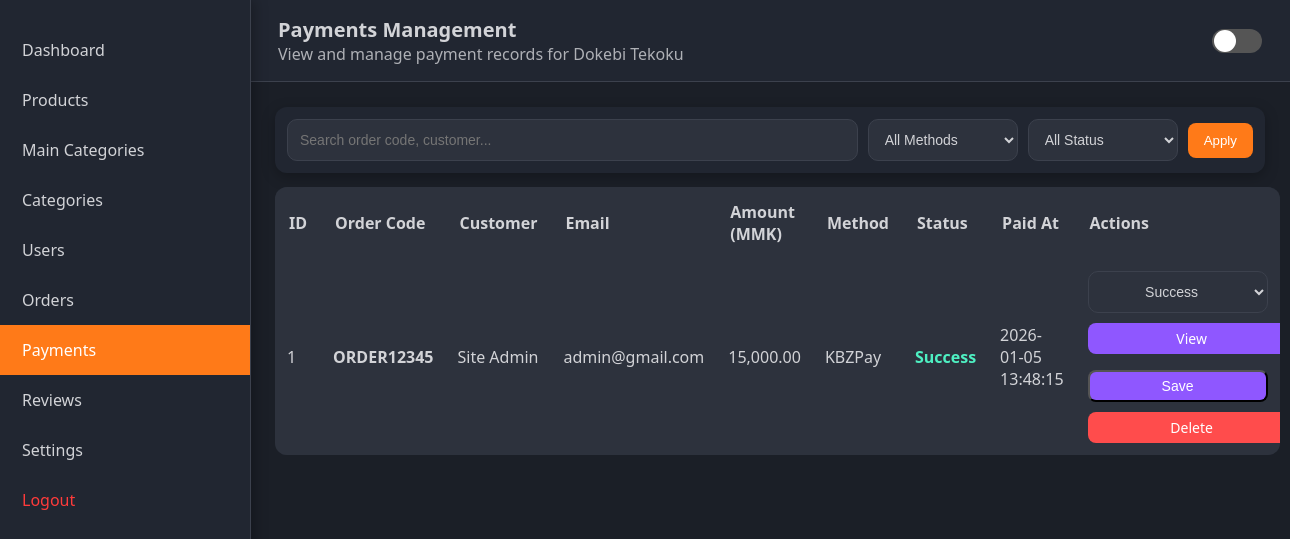
Screenshot of /admin/payments_manage.php (signed in) with the database file from the repository.
### tables this page shows
CREATE TABLE payments (
  id INT(10) UNSIGNED NOT NULL AUTO_INCREMENT,
  order_id INT(10) UNSIGNED NOT NULL,
  amount DECIMAL(10,2) NOT NULL,
  method VARCHAR(50) DEFAULT NULL,
  status ENUM('pending','success','failed') DEFAULT 'pending',
  transaction_ref VARCHAR(100) DEFAULT NULL,
  paid_at DATETIME DEFAULT NULL,
  PRIMARY KEY (id),
  FOREIGN KEY (order_id) REFERENCES orders(id) ON DELETE CASCADE
);

CREATE TABLE orders (
  id INT(10) UNSIGNED NOT NULL AUTO_INCREMENT,
  user_id INT(10) UNSIGNED NOT NULL,
  order_code VARCHAR(50) NOT NULL UNIQUE,
  total_amount DECIMAL(10,2) NOT NULL,
  payment_method VARCHAR(50) DEFAULT 'KBZPay',
  payment_status ENUM('pending','paid','failed','refunded') DEFAULT 'pending',
  order_status ENUM('pending','processing','completed','cancelled','refunded') DEFAULT 'pending',
  created_at TIMESTAMP DEFAULT current_timestamp(),
  PRIMARY KEY (id),
  FOREIGN KEY (user_id) REFERENCES users(id)
);

CREATE TABLE users (
  id              INT(10) UNSIGNED NOT NULL AUTO_INCREMENT,
  name            VARCHAR(100) NOT NULL,
  username        VARCHAR(50) NOT NULL UNIQUE,
  email           VARCHAR(150) NOT NULL UNIQUE,
  password        VARCHAR(255) NOT NULL,
  role            ENUM('user','admin') NOT NULL DEFAULT 'user',
  phone           VARCHAR(30) DEFAULT NULL,
  address         TEXT DEFAULT NULL,
  profile_image   VARCHAR(255) DEFAULT 'default_user.png',
  status          ENUM('active','blocked') DEFAULT 'active',
  created_at      TIMESTAMP NOT NULL DEFAULT current_timestamp(),
  updated_at      TIMESTAMP NOT NULL DEFAULT current_timestamp() ON UPDATE current_timestamp(),
  PRIMARY KEY (id)
);

### admin/payments_manage.php (the view, shortened to what this page needs)
<?php
require_once "../db/connection.php";
$search = trim($_GET['q'] ?? '');
$page    = max(1, (int)($_GET['page'] ?? 1));
$perPage = 10;
$offset  = ($page - 1) * $perPage;
$where  = [];
$whereSql = $where ? ('WHERE ' . implode(' AND ', $where)) : '';
$sql = "
    SELECT
        p.*,
        o.order_code,
        o.user_id,
        u.name  AS customer_name,
        u.email AS customer_email
    FROM payments p
    LEFT JOIN orders o ON p.order_id = o.id
    LEFT JOIN users  u ON o.user_id = u.id
    $whereSql
    ORDER BY p.id DESC
    LIMIT :limit OFFSET :offset
";
$stmt = $conn->prepare($sql);
$stmt->bindValue(':limit', $perPage, PDO::PARAM_INT);
$stmt->bindValue(':offset', $offset, PDO::PARAM_INT);
$stmt->execute();
$payments = $stmt->fetchAll(PDO::FETCH_ASSOC);
$pageTitle    = "Payments Management";
$pageSubtitle = "View and manage payment records for Dokebi Tekoku";
?>
<!DOCTYPE html>
<html>
<head>
    <link rel="stylesheet" href="../assets/css/admin.css">
</head>
<body>
<div class="sidebar">
    <a href="dashboard.php">Dashboard</a>
    <a href="products_manage.php">Products</a>
    <a href="main_categories_management.php">Main Categories</a>
    <a href="categories_management.php">Categories</a>
    <a href="users_manage.php">Users</a>
    <a href="orders_manage.php">Orders</a>
    <a href="payments_manage.php" class="active-link">Payments</a>
    <a href="reviews_manage.php">Reviews</a>
    <a href="settings.php">Settings</a>
    <a href="../auth/logout.php" style="color:#ff3b3b;">Logout</a>
</div>
<div class="topbar">
    <div>
        <strong style="font-size:20px;"><?= $pageTitle ?></strong>
        <p style="margin:0; opacity:0.8;"><?= $pageSubtitle ?></p>
    </div>
    <div class="switch-container">
        <div class="switch-toggle" onclick="toggleMode()"></div>
    </div>
</div>
<div class="content">
<form method="get" class="filter-bar">
    <input class="filter-input" type="search" name="q" value="<?= htmlspecialchars($search) ?>" placeholder="Search order code, customer...">
    <select class="filter-select" name="method">
        <option value="">All Methods</option>
    </select>
    <select class="filter-select" name="status">
        <option value="">All Status</option>
    </select>
    <button class="btn-orange" type="submit">Apply</button>
</form>
    <table>
        <tr>
            <th>ID</th>
            <th>Order Code</th>
            <th>Customer</th>
            <th>Email</th>
            <th>Amount (MMK)</th>
            <th>Method</th>
            <th>Status</th>
            <th>Paid At</th>
            <th>Actions</th>
        </tr>
        <?php foreach ($payments as $p): ?>
        <?php
            $status = $p["status"];
            $color  = ($status == "success") ? "#4ef0c2" :
                      (($status == "pending") ? "#ffbe42" :
                      (($status == "failed") ? "#ff4c4c" : "#888"));
        ?>
        <tr>
            <td><?= $p["id"] ?></td>
            <td><strong><?= htmlspecialchars($p["order_code"]) ?></strong></td>
            <td><?= htmlspecialchars($p["customer_name"]) ?></td>
            <td><?= htmlspecialchars($p["customer_email"]) ?></td>
            <td><?= number_format($p["amount"], 2) ?></td>
            <td><?= htmlspecialchars($p["method"]) ?></td>
            <td>
                <span style="color:<?= $color ?>;font-weight:600;">
                    <?= ucfirst($status) ?>
                </span>
            </td>
            <td>
                <?= $p["paid_at"] ? htmlspecialchars($p["paid_at"]) : "-" ?>
            </td>
            <td>
                <form method="post" class="payment-actions">
                    <div class="pay-col">
                        <select name="status" class="filter-select select-compact">
                            <option value="success" <?= $status==='success'?'selected':''; ?>>Success</option>
                        </select>
                        <a href="order_view.php?id=<?= $p['order_id'] ?>"
                           class="action-btn btn-edit">
                            View
                        </a>
                    </div>
                    <div class="pay-col">
                        <button class="action-btn btn-edit" type="submit" name="update_payment">Save</button>
                        <a href="?delete=<?= $p['id'] ?>"
                           class="action-btn btn-delete"
                           onclick="return confirm('Delete this payment record?');">
                            Delete
                        </a>
                    </div>
                </form>
            </td>
        </tr>
        <?php endforeach; ?>
    </table>
</div>
</body>
</html>

### assets/css/admin.css (style rules this page uses)
:root { --bg: #1b1f27; --panel: #212631; --panel-2: #2d323d; --text: #d2d3d7; --border: #3c414d; --accent-orange: #ff7a18; --accent-purple: #8f57ff; --accent-mint: #4ef0c2; --light-bg: #ece7ff; --light-panel: #ffffff; --light-panel-2: #f2f1ff; --light-text: #2c2f38; --light-border: #c6c0e8; --transition: 0.35s; }
body { background: var(--bg); color: var(--text); font-family: "Segoe UI", Arial, sans-serif; margin: 0; transition: background var(--transition), color var(--transition); }
.sidebar { width: 250px; height: 100vh; background: var(--panel); position: fixed; top: 0; left: 0; border-right: 1px solid var(--border); box-shadow: 4px 0 12px rgba(0,0,0,0.25); padding-top: 25px; transition: background var(--transition), color var(--transition); }
.sidebar a { display: block; padding: 14px 22px; text-decoration: none; color: var(--text); font-size: 16px; transition: 0.25s; }
.sidebar a.active-link { background: var(--accent-orange); color: #fff !important; }
.topbar { margin-left: 250px; background: var(--panel); color: var(--text); padding: 16px 28px; border-bottom: 1px solid var(--border); display: flex; justify-content: space-between; align-items: center; transition: background var(--transition), color var(--transition); }
.content { margin-left: 250px; padding: 25px; }
.btn-orange { display: inline-block; padding: 10px 16px; background: var(--accent-orange); color: #fff; border-radius: 8px; text-decoration: none; cursor: pointer; transition: 0.25s; border: none; }
table { width: 100%; border-collapse: collapse; background: var(--panel); border-radius: 12px; overflow: hidden; }
th { background: var(--panel-2); padding: 14px; text-align: left; color: var(--text); }
td { padding: 12px; color: var(--text); }
tr:nth-child(even) { background: var(--panel-2); }
.switch-container { display: flex; align-items: center; gap: 0; }
.switch-toggle { width: 50px; height: 24px; background: #555; border-radius: 50px; position: relative; cursor: pointer; transition: background var(--transition); }
.switch-toggle::after { content: ""; width: 22px; height: 22px; background: #fff; border-radius: 50%; position: absolute; top: 1px; left: 2px; transition: transform var(--transition); }
.action-btn { padding: 6px 14px; border-radius: 8px; text-decoration: none; font-size: 14px; font-weight: 500; transition: 0.25s; display: inline-block; }
.btn-edit { background: var(--accent-purple); color: #fff; }
.btn-delete { background: #ff4c4c; color: white; }
.filter-bar { display: flex; gap: 10px; align-items: center; flex-wrap: wrap; padding: 12px; margin-bottom: 14px; background: var(--panel); border-radius: 12px; box-shadow: 0 4px 14px rgba(0,0,0,0.25); }
.filter-input, .filter-select { min-height: 42px; border: 1px solid var(--border); border-radius: 10px; background: var(--panel-2); color: var(--text); padding: 0 12px; font-size: 14px; }
.filter-input { flex: 1; min-width: 220px; height: 42px; }
.filter-select { min-width: 150px; }
.select-compact { min-width: 120px; height: 38px; }
.payment-actions { display: flex; gap: 16px; align-items: flex-start; flex-wrap: wrap; }
.pay-col { display: flex; flex-direction: column; gap: 10px; min-width: 180px; }
.pay-col .filter-select, .pay-col .action-btn { width: 100%; text-align: center; }

### rows the page displays
payments: id "1", order.order_code "ORDER12345", users.name "Site Admin", users.email "admin@gmail.com", amount "15,000.00", method "KBZPay", status "Success", paid_at "2026-01-05 13:48:15"

### other values shown
$pageTitle "Payments Management"
$pageSubtitle "View and manage payment records for Dokebi Tekoku"
